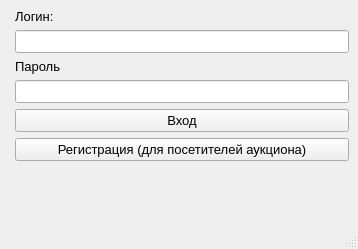
<?xml version="1.0" encoding="UTF-8"?>
<ui version="4.0">
 <class>MainWindow</class>
 <widget class="QMainWindow" name="MainWindow">
  <property name="geometry">
   <rect>
    <x>0</x>
    <y>0</y>
    <width>358</width>
    <height>249</height>
   </rect>
  </property>
  <property name="minimumSize">
   <size>
    <width>0</width>
    <height>0</height>
   </size>
  </property>
  <property name="maximumSize">
   <size>
    <width>358</width>
    <height>249</height>
   </size>
  </property>
  <property name="windowTitle">
   <string>Вход</string>
  </property>
  <widget class="QWidget" name="centralwidget">
   <layout class="QFormLayout" name="formLayout">
    <item row="0" column="1">
     <widget class="QLabel" name="label">
      <property name="font">
       <font>
        <family>Arial</family>
        <pointsize>10</pointsize>
       </font>
      </property>
      <property name="text">
       <string>Логин:</string>
      </property>
     </widget>
    </item>
    <item row="1" column="1">
     <widget class="QLineEdit" name="lineEdit">
      <property name="font">
       <font>
        <family>Arial</family>
        <pointsize>10</pointsize>
       </font>
      </property>
     </widget>
    </item>
    <item row="2" column="1">
     <widget class="QLabel" name="label_2">
      <property name="font">
       <font>
        <family>Arial</family>
        <pointsize>10</pointsize>
       </font>
      </property>
      <property name="text">
       <string>Пароль</string>
      </property>
     </widget>
    </item>
    <item row="3" column="1">
     <widget class="QLineEdit" name="lineEdit_2">
      <property name="font">
       <font>
        <family>Arial</family>
        <pointsize>10</pointsize>
       </font>
      </property>
      <property name="inputMethodHints">
       <set>Qt::ImhHiddenText|Qt::ImhNoAutoUppercase|Qt::ImhNoPredictiveText|Qt::ImhSensitiveData</set>
      </property>
      <property name="echoMode">
       <enum>QLineEdit::Password</enum>
      </property>
     </widget>
    </item>
    <item row="4" column="1">
     <widget class="QPushButton" name="pushButton">
      <property name="font">
       <font>
        <family>Arial</family>
        <pointsize>10</pointsize>
       </font>
      </property>
      <property name="text">
       <string>Вход</string>
      </property>
     </widget>
    </item>
    <item row="5" column="1">
     <widget class="QPushButton" name="pushButton_2">
      <property name="font">
       <font>
        <family>Arial</family>
        <pointsize>10</pointsize>
       </font>
      </property>
      <property name="text">
       <string>Регистрация (для посетителей аукциона)</string>
      </property>
     </widget>
    </item>
    <item row="6" column="1">
     <widget class="QLabel" name="label_3">
      <property name="text">
       <string/>
      </property>
     </widget>
    </item>
   </layout>
  </widget>
  <widget class="QStatusBar" name="statusbar"/>
 </widget>
 <resources/>
 <connections/>
</ui>
